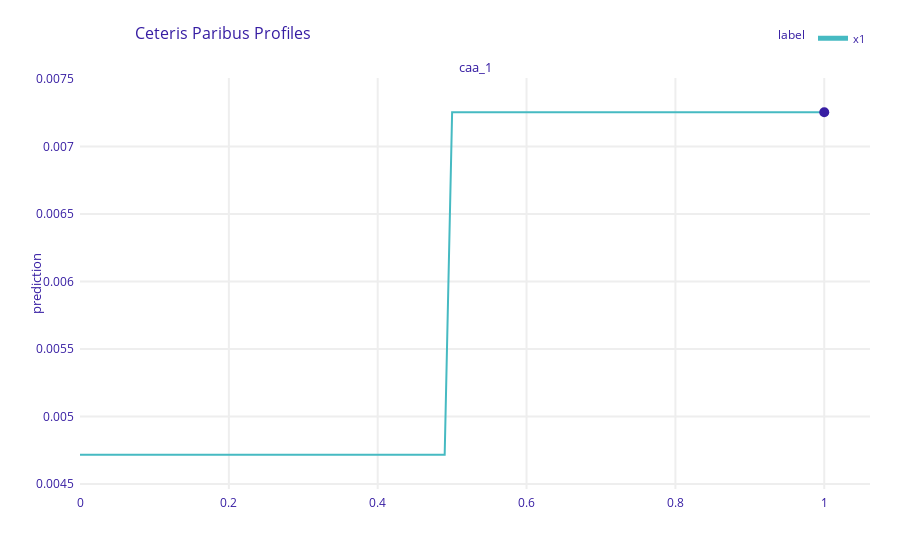

The cell this chart's notebook holds for it:
### Code cell
cp1.plot(variables=["caa_1"])
